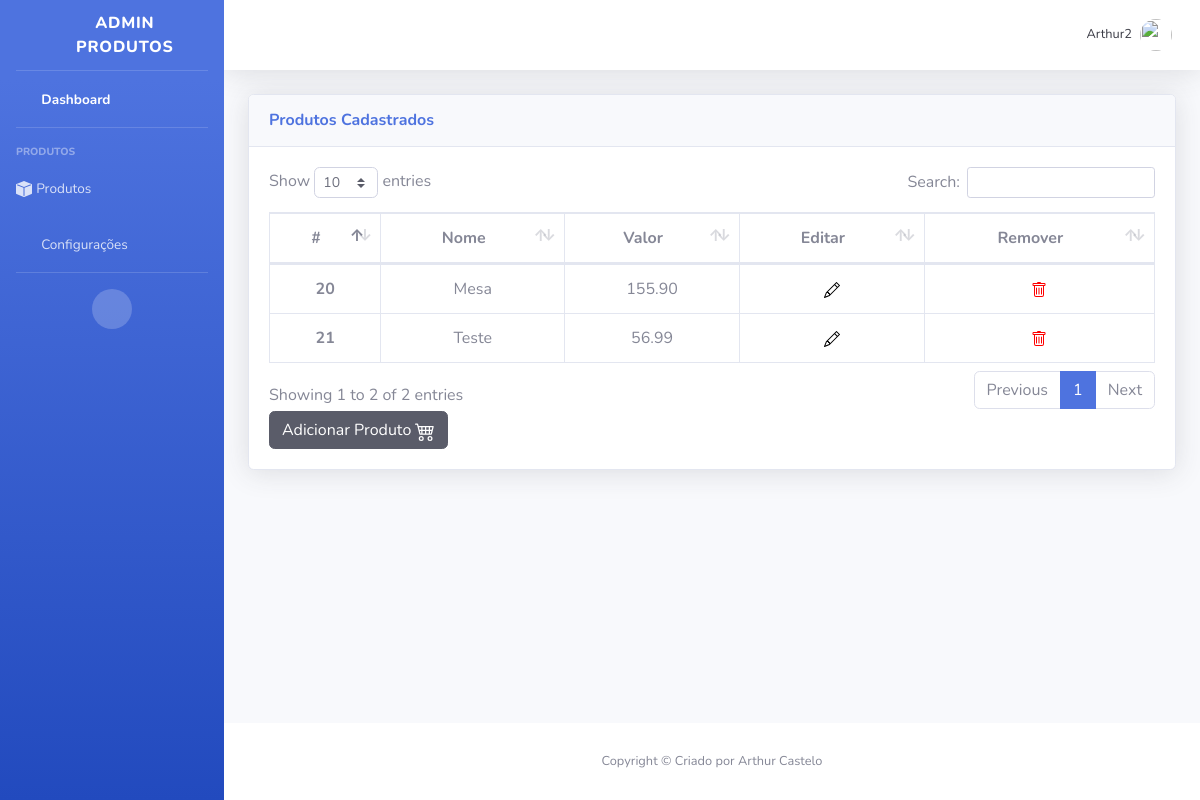
Screenshot of /pesquisar/ (signed in) with the database file from the repository.
### mercado/models.py (models this page shows, shortened)
class Produtos(models.Model):
    nome = models.CharField(max_length=100)
    valor = models.CharField(max_length=100)

### mercado/views.py (the view)
# urls.py: path('pesquisar/', pesquisar),
def pesquisar(request):
    nome_filtrar = request.GET.get('nome_filtrar')
    if nome_filtrar:
        todos_produtos = Produtos.objects.filter(nome__icontains=nome_filtrar)
    else:
        todos_produtos = Produtos.objects.all()
    return render(request,'listar_produtos.html',{'todos_produtos':todos_produtos})

### templates/listar_produtos.html (shortened to what this page needs)
{% load static %}
<!DOCTYPE html>
<html lang="pt-BR">
  <head>
    <link rel="stylesheet" href="{% static '/vendor/fontawesome-free/css/all.min.css' %}">
    <link href="{% static '/css/sb-admin-2.min.css' %}" rel="stylesheet">
    <link href="{% static '/vendor/datatables/dataTables.bootstrap4.min.css' %}" rel="stylesheet">
  </head>
  <body id="page-top">
    <div id="wrapper">
      <ul class="navbar-nav bg-gradient-primary sidebar sidebar-dark accordion" id="accordionSidebar">
        <a class="sidebar-brand d-flex align-items-center justify-content-center" href="#">
          <div class="sidebar-brand-icon rotate-n-15">
            <i class="fas fa-laugh-wink"></i>
          </div>
          <div class="sidebar-brand-text mx-3">Admin Produtos</div>
        </a>
        <hr class="sidebar-divider my-0">
        <li class="nav-item active">
          <a class="nav-link" href="#">
            <i class="fas fa-fw fa-tachometer-alt"></i>
            <span>Dashboard</span>
          </a>
        </li>
        <hr class="sidebar-divider">
        <div class="sidebar-heading">
          Produtos
        </div>
        <li class="nav-item">
          <a class="nav-link collapsed" href="#" data-toggle="collapse" data-target="#collapseProdutos" aria-expanded="true" aria-controls="collapseProdutos">
            <span>Produtos</span>
          </a>
        </li>
        <li class="nav-item">
          <a class="nav-link collapsed" href="#" data-toggle="collapse" data-target="#collapseUtilities" aria-expanded="true" aria-controls="collapseUtilities">
            <i class="fas fa-fw fa-wrench"></i>
            <span>Configurações</span>
          </a>
        </li>
        <hr class="sidebar-divider">
        <div class="text-center d-none d-md-inline">
          <button class="rounded-circle border-0" id="sidebarToggle"></button>
        </div>
      </ul>
      <div id="content-wrapper" class="d-flex flex-column">
        <div id="content">
          <nav class="navbar navbar-expand navbar-light bg-white topbar mb-4 static-top shadow">
            <ul class="navbar-nav ml-auto">
              <li class="nav-item dropdown no-arrow">
                <a class="nav-link dropdown-toggle" href="#" id="userDropdown" role="button" data-toggle="dropdown" aria-haspopup="true" aria-expanded="false">
                  <span class="mr-2 d-none d-lg-inline text-gray-900 small">{{ user.username }}</span>
                  <img class="img-profile rounded-circle" src="{% static 'img/undraw_profile.svg' %}">
                </a>
              </li>
            </ul>
          </nav>
          <div class="container-fluid">
            <div class="card shadow mb-4">
              <div class="card-header py-3">
                <h6 class="m-0 font-weight-bold text-primary">Produtos Cadastrados</h6>
              </div>
              <div class="card-body">
                <div class="table-responsive">
                  <table class="table table-bordered" id="dataTable" width="100%" cellspacing="0">
                    <thead>
                      <tr>
                        <th scope="col" class="text-center">#</th>
                        <th scope="col" class="text-center">Nome</th>
                        <th scope="col" class="text-center">Valor</th>
                        <th scope="col" class="text-center">Editar</th>
                        <th scope="col" class="text-center">Remover</th>
                      </tr>
                    </thead>
                    <tbody>
                      {% for produto in todos_produtos %}
                      <tr>
                        <th scope="row" class="text-center">{{produto.id}}</th>
                        <td class="text-center">{{produto.nome}}</td>
                        <td class="text-center">{{produto.valor}}</td>
                        <td class="text-center"><a href="/editar/{{produto.id}}"></a></td>
                        <td class="text-center"><a href="/remover/{{produto.id}}"></a></td>
                      </tr>
                      {% endfor %}
                    </tbody>
                  </table>
                  <button type="button" class="btn btn-dark" style="color: white; text-decoration: none;" onclick="window.location.href='/cadastrar/'">Adicionar Produto </button>
                </div>
              </div>
            </div>
          </div>
        </div>
        <footer class="sticky-footer bg-white">
          <div class="container my-auto">
            <div class="copyright text-center my-auto">
              <span>Copyright &copy; Criado por Arthur Castelo</span>
            </div>
          </div>
        </footer>
      </div>
    </div>
  </body>
</html>

### rows the page displays
Produtos: id "20", nome "Mesa", valor "155.90"
Produtos: id "21", nome "Teste", valor "56.99"

### other values shown
{{ user.username }} "Arthur2"
